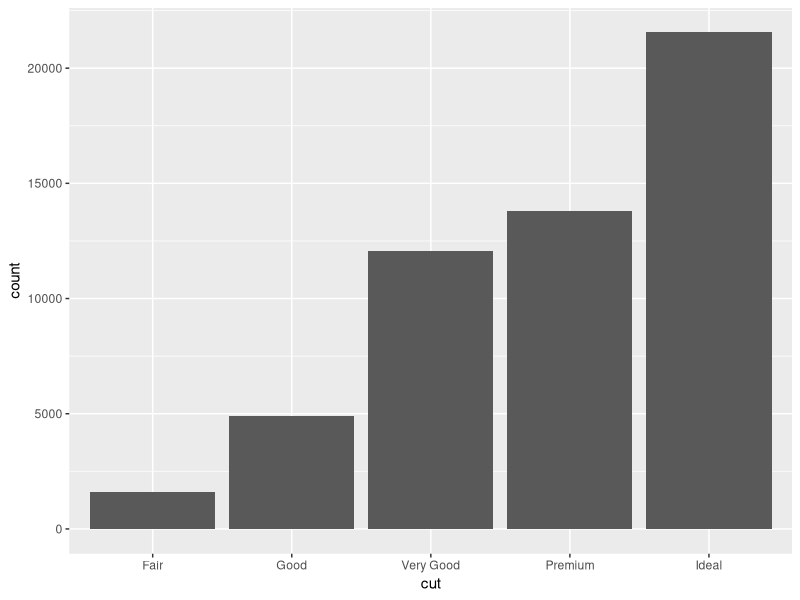
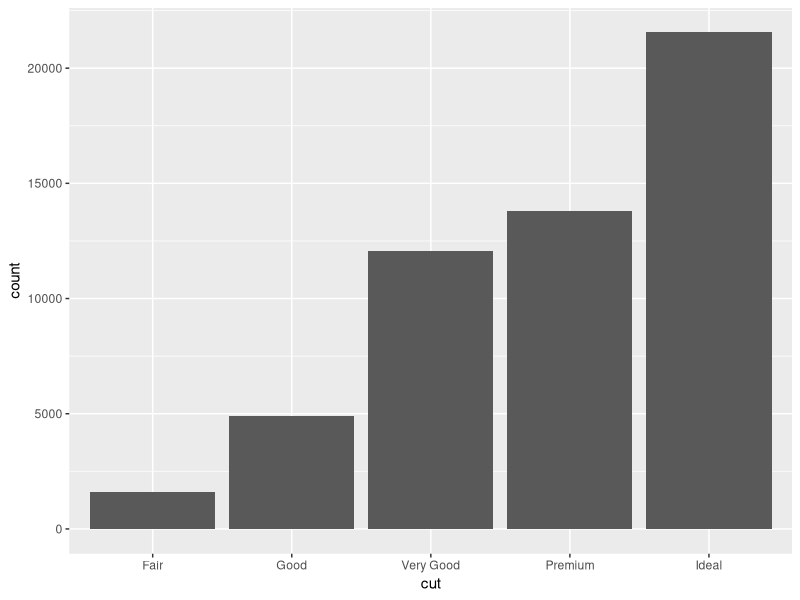
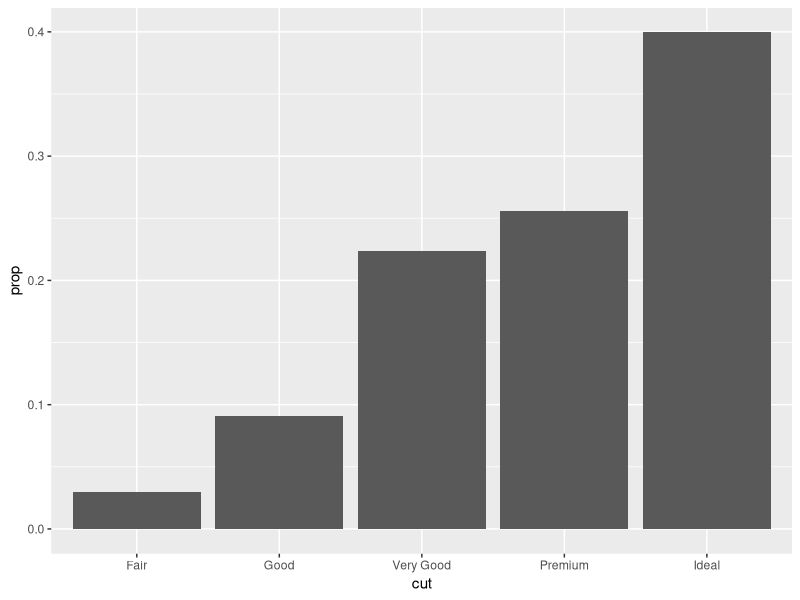
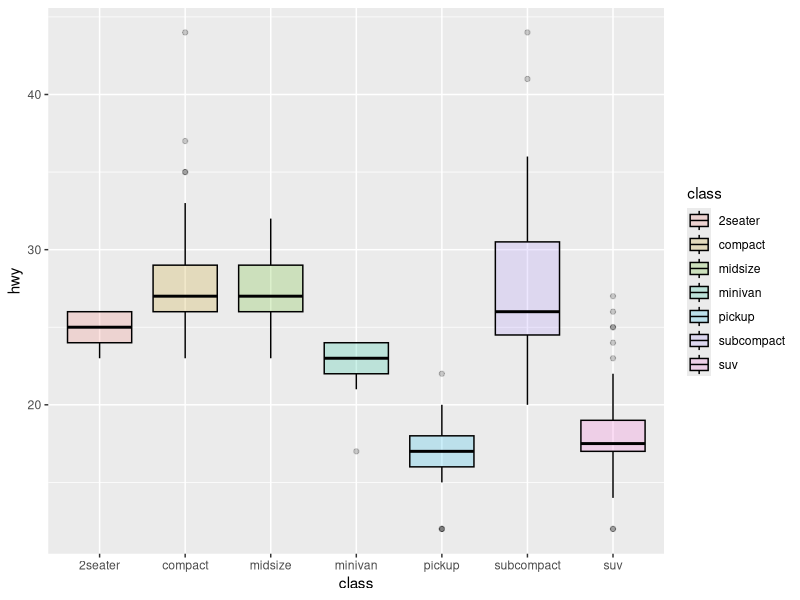
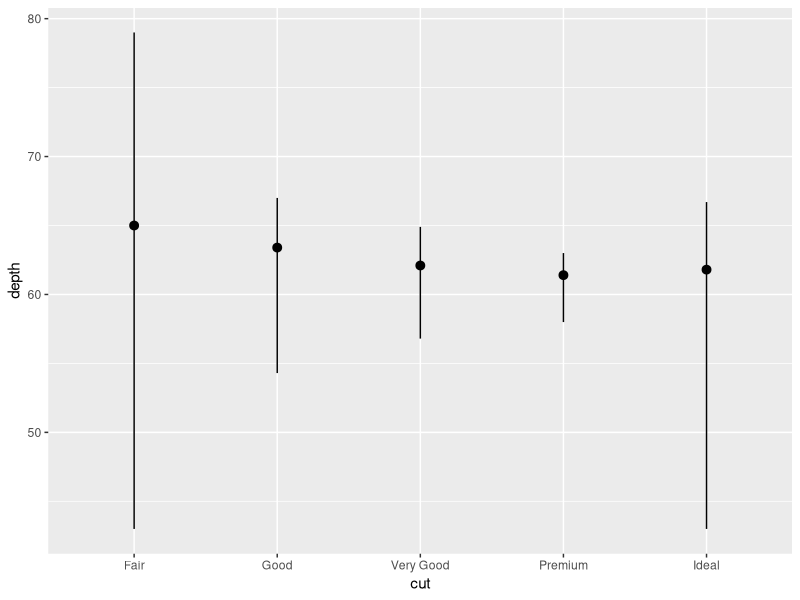
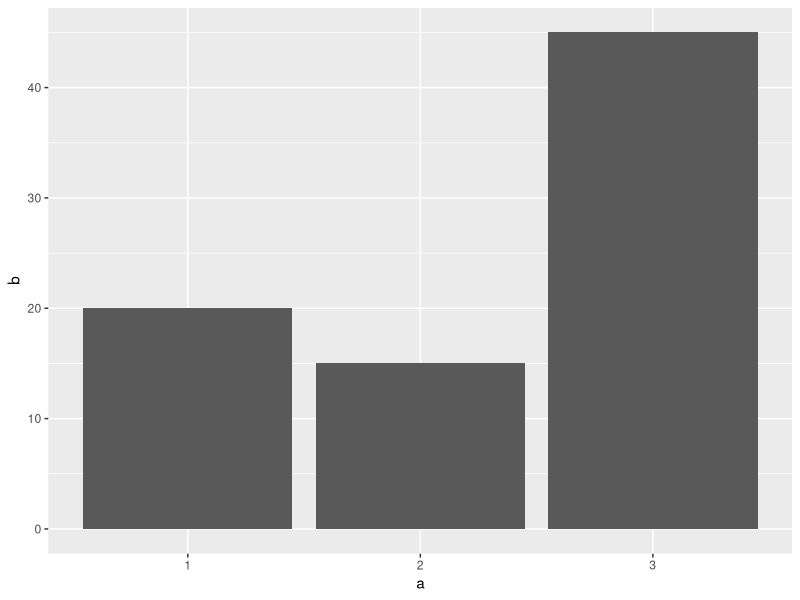
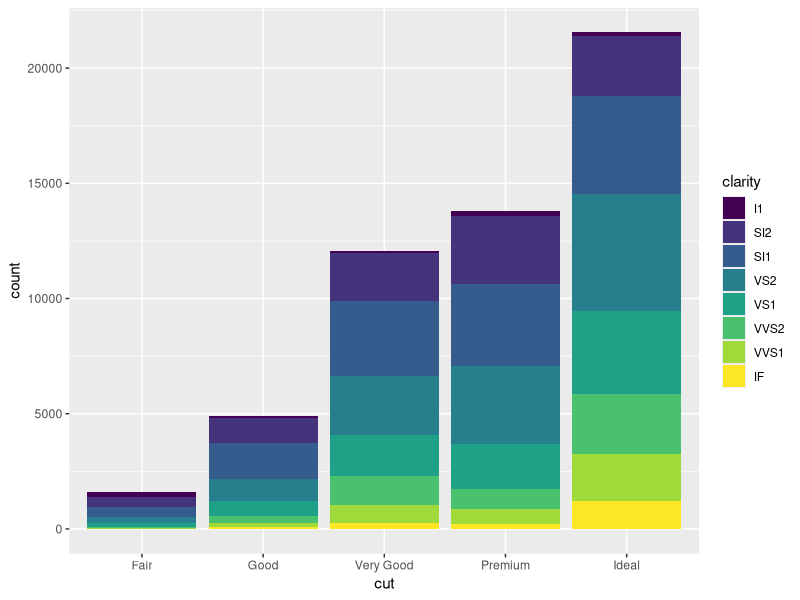
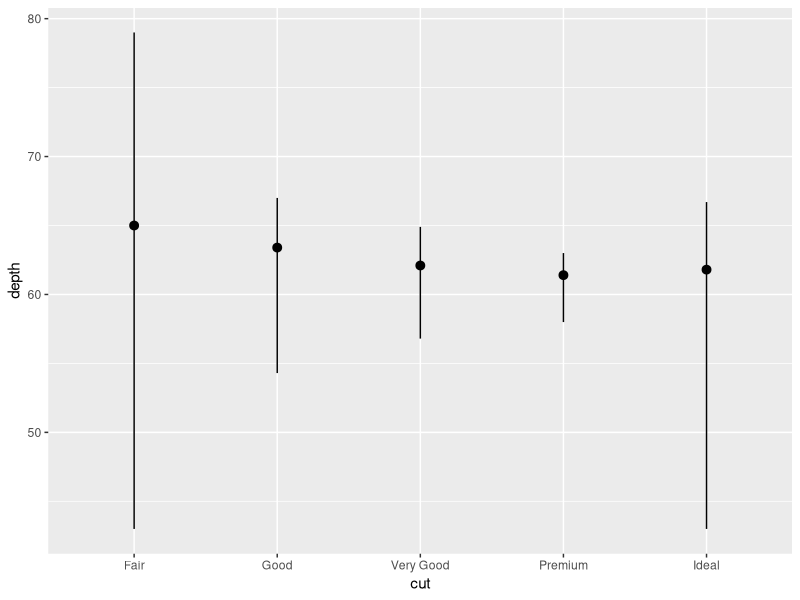

The R script that drew these images, in order:
## ---- chunk 1
library(tidyverse)

ggplot(diamonds, mapping = aes(x = cut)) + 
  geom_bar()

ggplot(diamonds, mapping = aes(x = cut)) + 
  stat_count() #same as before

ggplot(diamonds, mapping = aes(x = cut, y = ..prop.., group = 1)) + 
  geom_bar() ##default stat changed from "count" to "prop"


ggplot(mpg, aes(x = class, y = hwy,  fill = class)) +
  geom_boxplot(alpha = 0.2, color = "black")
## ---- chunk 2
ggplot(diamonds) + 
  stat_summary(
    mapping = aes(x = cut, y = depth),
    fun.min = min,
    fun.max = max,
    fun = median
  )

demo <- tribble(
  ~a,~b,
  "1", 20,
  "2" , 15,
  "3", 45
)

ggplot(demo, mapping = aes(x = a, y = b)) +
  geom_bar(stat = "identity")

ggplot(diamonds ) +
  geom_bar(aes(x = cut, fill = clarity))

ggplot(diamonds, aes(x = cut, y = depth)) +
  stat_summary(
    fun.ymin = min,
    fun.ymax = max,
    fun = median
  )


## ---- chunk 3
ggplot(diamonds) +
  geom_bar(mapping = aes(x = cut, color = cut))

ggplot(diamonds) +
  geom_bar(mapping = aes(x = cut, fill = cut))

ggplot(diamonds) +
  geom_bar(mapping = aes( x = cut, fill = clarity))
## ---- chunk 4
ggplot(data = diamonds, mapping = aes(x = cut, fill = clarity)) +
  geom_bar(alpha = 1/2, position = "identity")

ggplot(data = diamonds, mapping = aes(x = cut, color = clarity)) +
  geom_bar(fill = NA, position = "identity")
## ---- chunk 5
ggplot(diamonds, mapping = aes(x = cut, fill = clarity)) +
  geom_bar(position = "fill")
## ---- chunk 6
ggplot(diamonds, mapping = aes(x = cut, fill = clarity)) +
  geom_bar(position = "dodge")
## ---- chunk 7
ggplot(mpg, mapping = aes(x = displ, y = hwy))+
  geom_point(position = "jitter")
